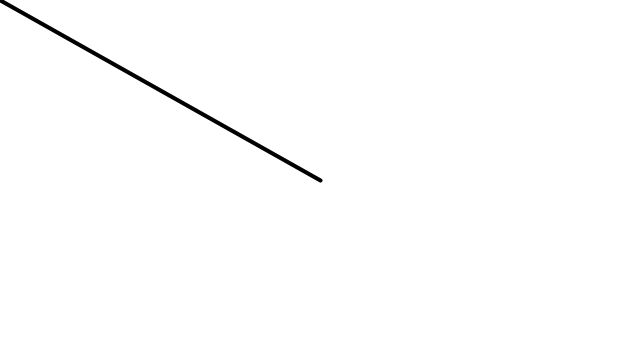
Frame 1 (no input)
Frame 60 (the mouse pressed at the canvas centre just before this capture): identical to frame 1, image omitted
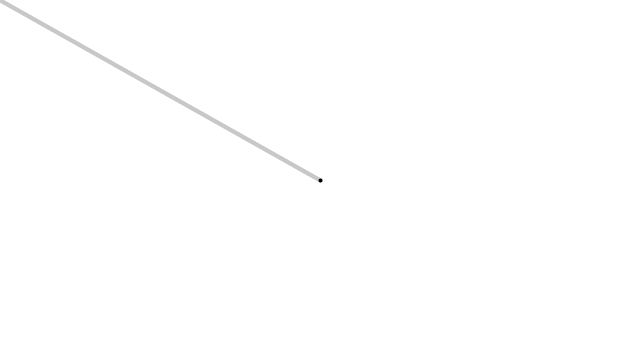
Frame 120 (the mouse held since frame 60 and released just before this capture)

The Processing sketch that drew these frames (run headless with seeded random() and noise(); from frame 60 on, the mouse is pressed at the canvas centre):

// Processing sketch: Example_1_3_Vector_Subtraction
// ── Example_1_3_Vector_Subtraction.pde
// The Nature of Code
// Daniel Shiffman
// http://natureofcode.com

// Example 1-3: Vector subtraction

void setup() {
  size(640, 360);
}

void draw() {
  background(255);
  
  // Two vectors, one for the mouse position and one for the center of the window
  PVector mouse = new PVector(mouseX, mouseY);
  PVector center = new PVector(width / 2, height / 2);
  
  // Draw the original two vectors
  strokeWeight(4);
  stroke(200);
  line(0, 0, mouse.x, mouse.y);
  line(0, 0, center.x, center.y);

  // Vector subtraction!
  mouse.sub(center);

  // Draw a line to represent the result of subtraction.
  // Notice how I move the origin with translate() to place the vector
  stroke(0);
  translate(width / 2, height / 2);
  line(0, 0, mouse.x, mouse.y);
}
